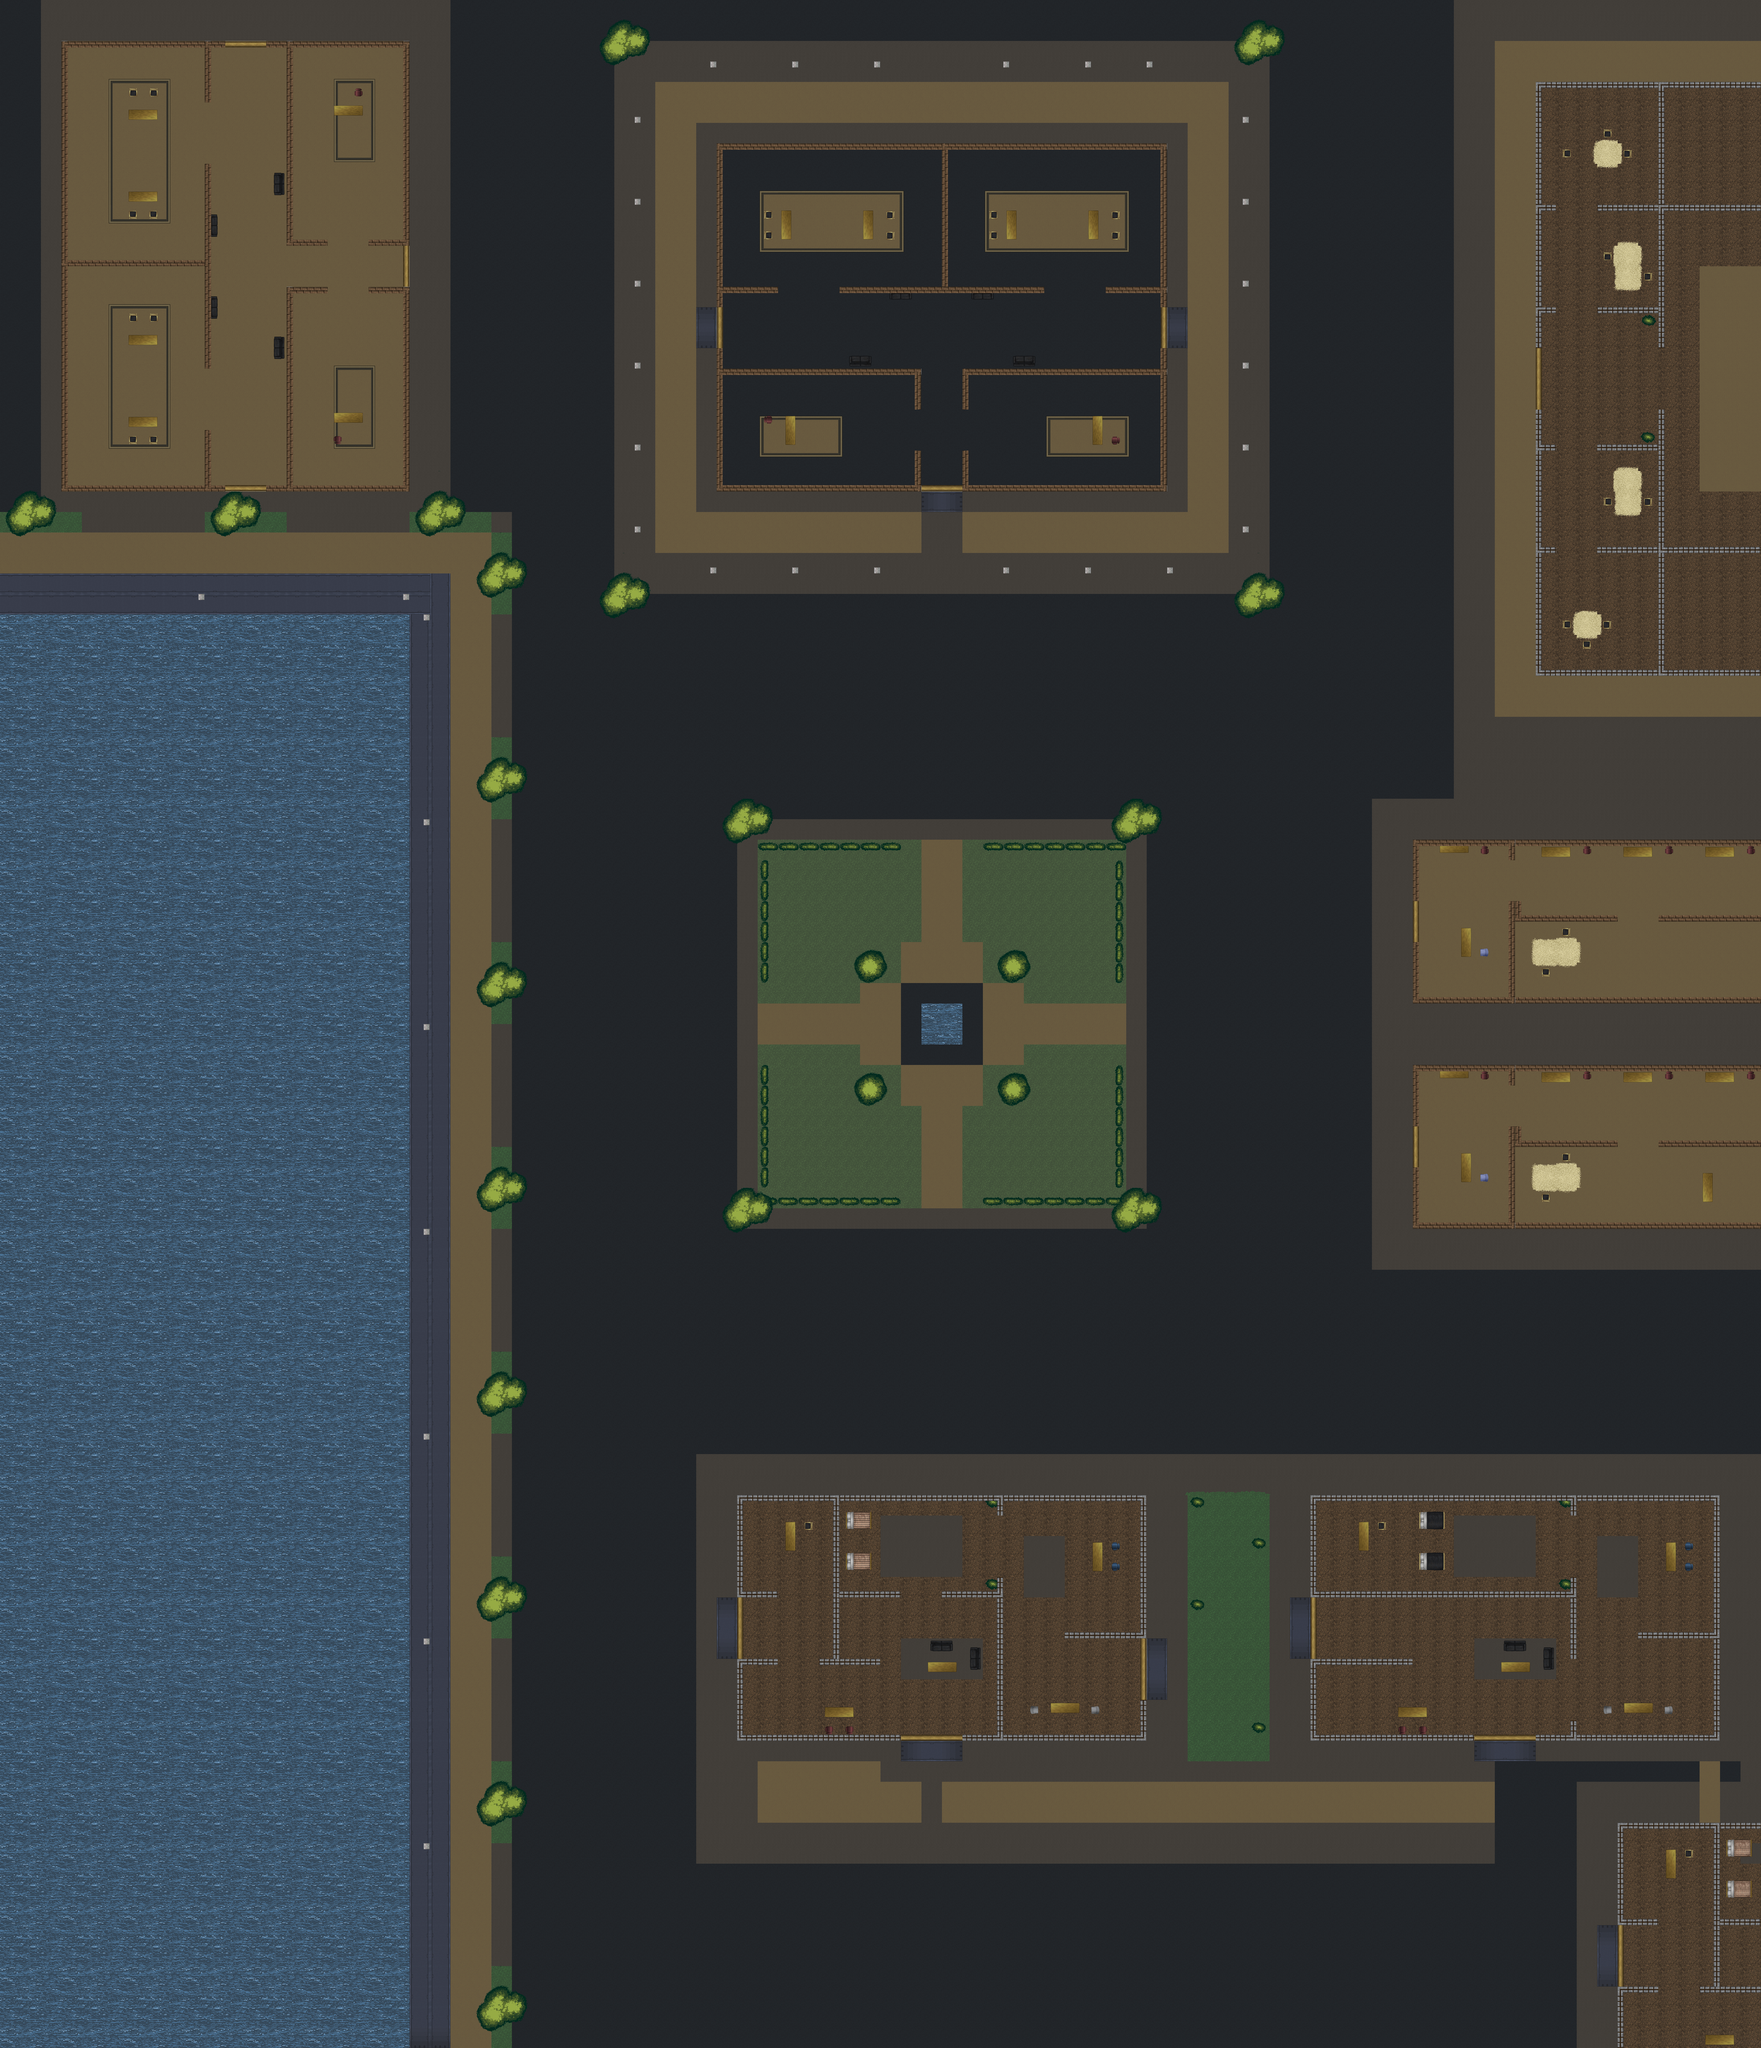

This game map was drawn from its Tiled (.tmx) file and the tilesets committed beside it. A one-line description and the trimmed map source follow:
An orthogonal 86x100 tile map with 64x64 px tiles, 8 tile layers (suelo, bosque, toques, edificios, ...), 3 tilesets and 32 objects (31x Wall, player).

<map version="1.8" tiledversion="1.8.1" orientation="orthogonal" renderorder="right-down" width="86" height="100" tilewidth="64" tileheight="64" infinite="0" nextlayerid="11" nextobjectid="34">
 <tileset firstgid="1" name="tileset3" tilewidth="64" tileheight="64" tilecount="100" columns="10">
  <image source="../images-sprites/tileset3.png" width="700" height="700" />
 </tileset>
 <tileset firstgid="101" name="tileset2" tilewidth="64" tileheight="64" tilecount="70" columns="10">
  <image source="../images-sprites/tileset2.png" width="700" height="500" />
 </tileset>
 <tileset firstgid="171" name="tileset" tilewidth="64" tileheight="64" tilecount="961" columns="31">
  <image source="../images-sprites/tileset.png" width="2000" height="2000" />
 </tileset>
 <layer id="2" name="suelo" width="86" height="100">
  <data>[8600 cells, 8600 non-empty, 25 distinct tile ids]</data>
 </layer>
 <layer id="3" name="bosque" width="86" height="100">
  <data>[8600 cells, 697 non-empty, 27 distinct tile ids]</data>
 </layer>
 <layer id="4" name="toques" width="86" height="100">
  <data>[8600 cells, 487 non-empty, 8 distinct tile ids]</data>
 </layer>
 <layer id="5" name="edificios" width="86" height="100">
  <data>[8600 cells, 1783 non-empty, 54 distinct tile ids]</data>
 </layer>
 <layer id="6" name="mas" width="86" height="100">
  <data>[8600 cells, 369 non-empty, 30 distinct tile ids]</data>
 </layer>
 <layer id="7" name="finales" width="86" height="100">
  <data>[8600 cells, 744 non-empty, 45 distinct tile ids]</data>
 </layer>
 <layer id="8" name="si" width="86" height="100">
  <data>[8600 cells, 159 non-empty, 19 distinct tile ids]</data>
 </layer>
 <layer id="1" name="Capa de patrones 1" width="86" height="100">
  <data>[8600 cells, 82 non-empty, 1 distinct tile ids]</data>
 </layer>
 <objectgroup id="9" name="Capa de Objetos 1">
  <object id="1" name="player" x="1860.61" y="6142.42" width="54.5455" height="57.5758" />
 </objectgroup>
 <objectgroup id="10" name="edificios">
  <object id="2" name="Wall" x="2303.03" y="4675.76" width="24.2424" height="312.121" />
  <object id="3" name="Wall" x="2304" y="5190" width="20" height="246" />
  <object id="4" name="Wall" x="2328" y="5186" width="106" height="22" />
  <object id="5" name="Wall" x="2336" y="4978" width="92" height="12" />
  <object id="6" name="Wall" x="2332" y="5422" width="484" height="20" />
  <object id="7" name="Wall" x="3012" y="5426" width="572" height="12" />
  <object id="8" name="Wall" x="3122" y="4936" width="16" height="486" />
  <object id="9" name="Wall" x="2946" y="4976" width="170" height="20" />
  <object id="10" name="Wall" x="2606" y="4676" width="22" height="508" />
  <object id="11" name="Wall" x="2334" y="4674" width="266" height="16" />
  <object id="12" name="Wall" x="2560" y="5186" width="194" height="18" />
  <object id="13" name="Wall" x="2636" y="4978" width="180" height="14" />
  <object id="14" name="Wall" x="2636" y="4672" width="848" height="18" />
  <object id="15" name="Wall" x="3122" y="4696" width="16" height="38" />
  <object id="17" name="Wall" x="3490" y="4670" width="94" height="22" />
  <object id="18" name="Wall" x="3566" y="4698" width="16" height="420" />
  <object id="19" name="Wall" x="3332" y="5102" width="230" height="18" />
  <object id="20" name="Wall" x="3568" y="5316" width="16" height="106" />
  <object id="21" name="Wall" x="4098" y="4678" width="18" height="312" />
  <object id="22" name="Wall" x="4124" y="4676" width="1250" height="12" />
  <object id="23" name="Wall" x="4912" y="4694" width="20" height="46" />
  <object id="24" name="Wall" x="4126" y="4976" width="804" height="18" />
  <object id="25" name="Wall" x="4910" y="4934" width="18" height="36" />
  <object id="26" name="Wall" x="4912" y="5000" width="16" height="186" />
  <object id="27" name="Wall" x="4098" y="5190" width="18" height="248" />
  <object id="28" name="Wall" x="4122" y="5188" width="292" height="16" />
  <object id="29" name="Wall" x="4124" y="5424" width="484" height="18" />
  <object id="30" name="Wall" x="4804" y="5422" width="574" height="16" />
  <object id="31" name="Wall" x="4910" y="5374" width="18" height="42" />
  <object id="32" name="Wall" x="5358" y="4690" width="16" height="726" />
  <object id="33" name="Wall" x="5122" y="5100" width="232" height="20" />
 </objectgroup>
</map>
